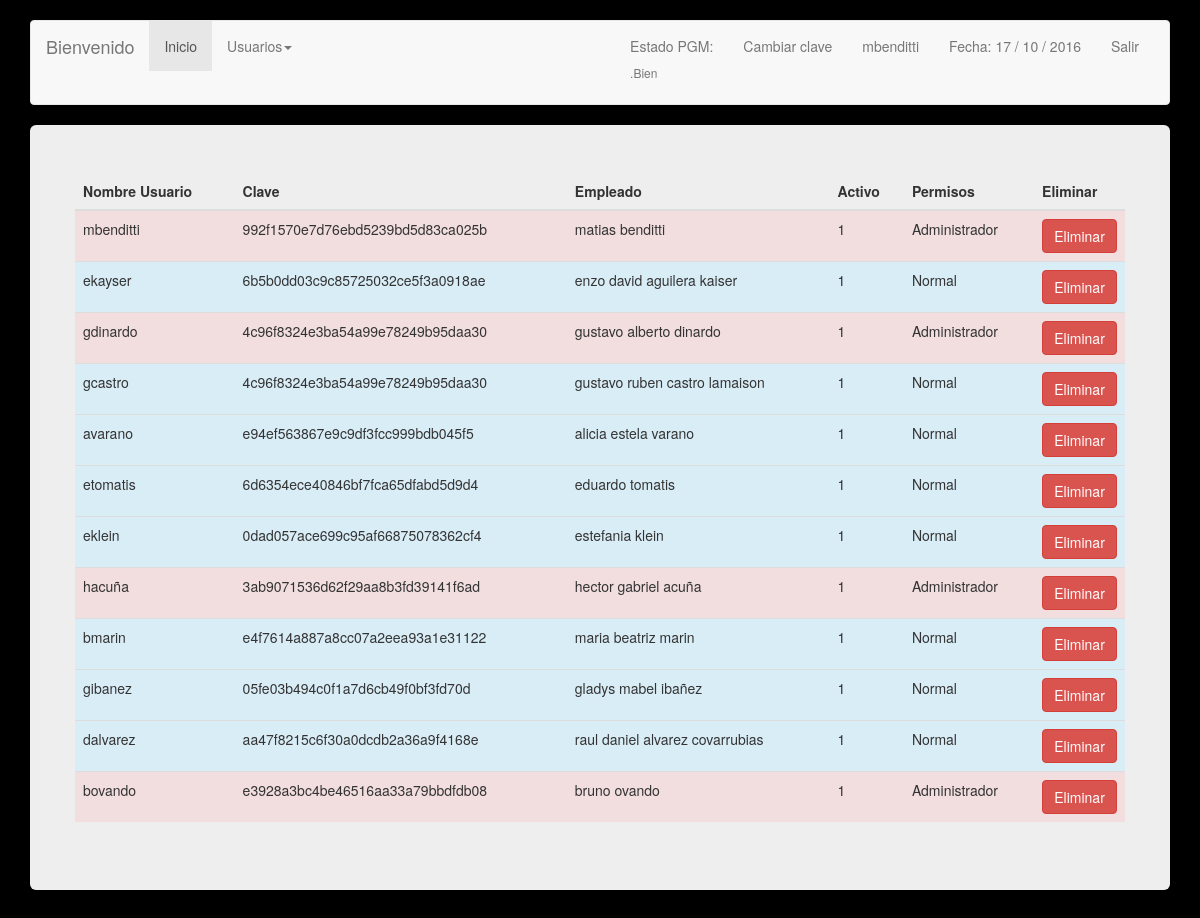
The app's page /TicketWeb/usuarios.php (signed in), older data.
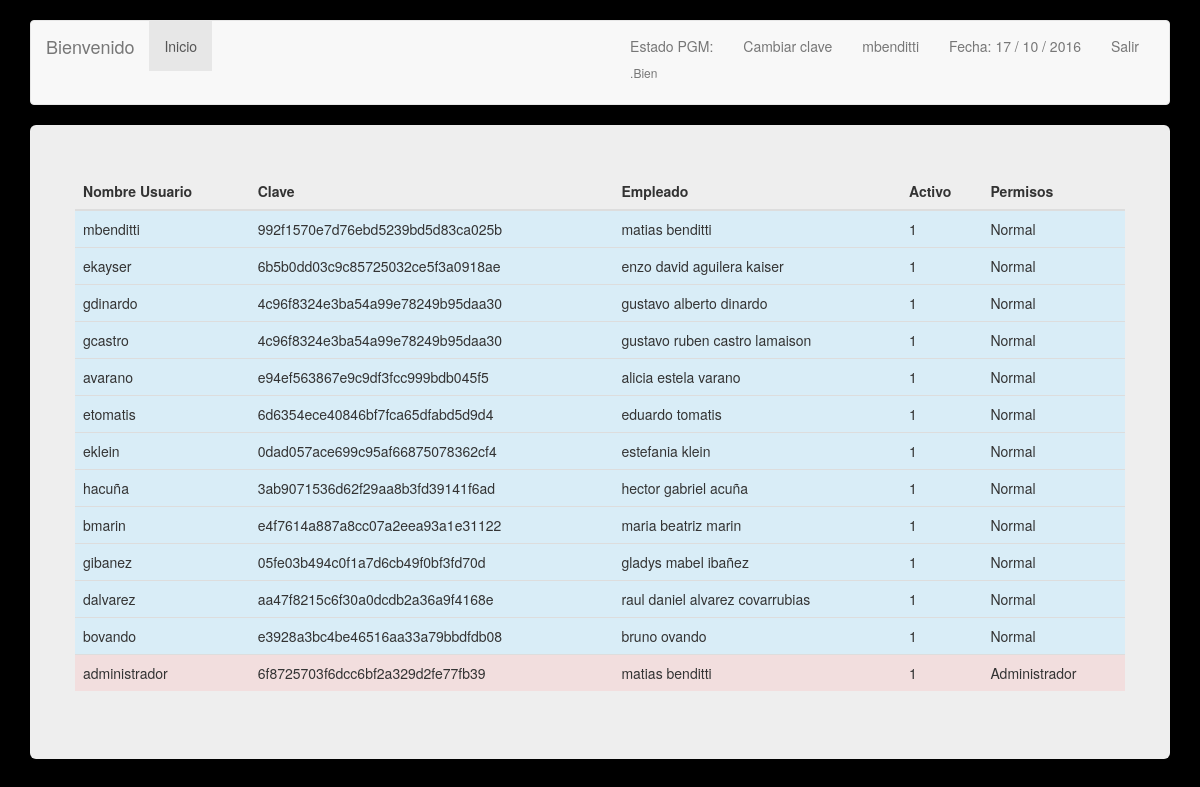
The same page, newer data.
### tables this page shows
CREATE TABLE `estados_pgm` (
  `id_estado` int(11) NOT NULL,
  `estado` varchar(15) NOT NULL
);

CREATE TABLE `usuarios` (
  `id_usuario` int(11) NOT NULL,
  `nombre_usuario` varchar(15) NOT NULL,
  `contrasenia` varchar(36) DEFAULT NULL,
  `fk_empleado` int(11) NOT NULL,
  `activo` tinyint(1) NOT NULL,
  `fk_permiso` int(11) NOT NULL,
  `id_extreme` varchar(180) DEFAULT NULL
);

### TicketWeb/usuarios.php (the view, shortened to what this page needs)
<?php
include('inc/config.php');
$link = mysqli_connect ($dbhost, $dbusername, $dbuserpass);
mysqli_select_db($link,$dbname) or die('No se puede seleccionar la base de datos');
$query = mysqli_query($link,"SELECT id_usuario,nombre_usuario, contrasenia, activo, fk_permiso, CONCAT( nombre,  ' ', apellido ) AS empleado FROM usuarios u JOIN empleados e ON u.fk_empleado = e.id_empleado") or die(mysql_error());
?>
<!DOCTYPE html>
<html lang="en">
  <head>
    <link href="css/bootstrap.min.css" rel="stylesheet">
  </head>
  <body>
    <br>
        <div class="container">
      <?php include('inc/menu.php'); ?>
      <div class="jumbotron">
<div class="row">
              <table class="table table-hover">
                	<thead>
                    	<th> Nombre Usuario </th>
                      <th> Clave </th>
                      <th> Empleado </th>
                      <th> Activo </th>
                      <th> Permisos </th>
                      <?php if($_SESSION["permiso"] == 1){?> <th> Eliminar </th> <?php }?>
                    </thead>
                    <tbody>
                    	<?php while($usuario = mysqli_fetch_array($query)){ ?>
                        <?php if($usuario['fk_permiso'] == 1){ ?>
                        <tr class="danger">
                            <td> <?php echo $usuario['nombre_usuario']; ?> </td>
                            <td> <?php if ($usuario['contrasenia'] != ''){ echo $usuario['contrasenia'];}else{ echo "Sin pass";} ?> </td>
                            <td> <?php echo $usuario['empleado']; ?> </td>
                              <td> <?php echo $usuario['activo']; ?> </td>
                            <td> <?php if($usuario['fk_permiso'] == 1){ echo "Administrador";}else{ echo "Normal";} ?> </td>
                             <?php if($_SESSION["permiso"] == 1){?>
                            <td>  <a href="eliminar.php?id=<?php echo $usuario['id_usuario'];?>&tipo=usuario " role="button"  class="btn btn-danger btn-primary btn-block"> Eliminar </a></td>
							<?php }?>
                        </tr>
                        <?php }else{ ?>
                        <tr class="info">
                          <td> <?php echo $usuario['nombre_usuario']; ?> </td>
                          <td> <?php if ($usuario['contrasenia'] != ''){ echo $usuario['contrasenia'];}else{ echo "Sin pass";} ?> </td>
                          <td> <?php echo $usuario['empleado']; ?> </td>
                            <td> <?php echo $usuario['activo']; ?> </td>
                          <td> <?php if($usuario['fk_permiso'] == 1){ echo "Administrador";}else{ echo "Normal";} ?> </td>
                           <?php if($_SESSION["permiso"] == 1){?>
                          <td>  <a href="eliminar.php?id=<?php echo $usuario['id_usuario'];?>&tipo=usuario " role="button"  class="btn btn-danger btn-primary btn-block"> Eliminar </a></td>
							<?php }?>
                        </tr>
                        <?php } ?>
                        <?php } ?>
                    </tbody>
				</table>
</div>
      </div>
    </div>
  </body>
</html>

### TicketWeb/inc/menu.php (shortened to what this page needs)
<?php
$link = mysqli_connect ($dbhost, $dbusername, $dbuserpass);
mysqli_select_db($link,$dbname);
$estadoPGM = mysqli_query($link,"SELECT estado FROM estado_actual_pgm eap JOIN estados_pgm ep ON ep.id_estado = eap.fk_estado_pgm ");
$estadoPGM = mysqli_fetch_array($estadoPGM);
$estadoPGM = $estadoPGM['estado'];
?>
<div class="navbar navbar-default" role="navigation">
<div class="container-fluid">
  <div class="navbar-header">
  <a class="navbar-brand" href="#">Bienvenido </a>
  </div>
  <div class="navbar-collapse collapse">
  <ul class="nav navbar-nav">
    <li class="active"><a href="inicio.php">Inicio</a></li>
  <?php
  if($_SESSION["permiso"] == 1) {
  ?> <li class="dropdown">
        <a class="dropdown-toggle" data-toggle="dropdown" href="#">Usuarios<span class="caret"></span></a>
        </li>
  <?php
  }
  ?>
  </ul>
  <ul class="nav navbar-nav navbar-right">
    <?php
    switch ($estadoPGM) {
        ?> <li><a href="#"> Estado PGM: <h6><span class="green">.</span><?php echo $estadoPGM; ?></h6></a></li> <?php
    case "Bien":
        ?> <li><a href="#"> Estado PGM: <h6><span class="blue">.</span><?php echo $estadoPGM; ?></h6></a></li> <?php
        break;
        ?> <li><a href="#"> Estado PGM: <h6><span class="orange">.</span><?php echo $estadoPGM; ?></h6></a></li> <?php
        ?> <li><a href="#"> Estado PGM: <h6><span class="grey">.</span><?php echo $estadoPGM; ?></h6></a></li> <?php
      } ?>
    <li><a href="form_cambiar_clave.php"> Cambiar clave </a></li>
    <li><a href=""> <?php echo $_SESSION["s_nombre_usuario"]; ?> </a></li>
    <li><a href="">Fecha:
    <?php
    echo date("d / m / Y");
    ?></a></li>
    <li><a href="inc/cerrar.php">Salir</a></li>
  </ul>
  </div>
</div>
</div>

### TicketWeb/usuarios.php (style rules this page uses)
body { background: #000; }

Row changes from the older to the newer data that the page shows:
changed usuarios "mbenditti": fk_permiso "Administrador Eliminar" → "Normal"
shown differently, row unchanged: usuarios "ekayser": no longer shows "Eliminar"
changed usuarios "gdinardo": fk_permiso "Administrador Eliminar" → "Normal"
shown differently, row unchanged: usuarios "gcastro": no longer shows "Eliminar"
shown differently, row unchanged: usuarios "avarano": no longer shows "Eliminar"
shown differently, row unchanged: usuarios "etomatis": no longer shows "Eliminar"
shown differently, row unchanged: usuarios "eklein": no longer shows "Eliminar"
changed usuarios "hacuña": fk_permiso "Administrador Eliminar" → "Normal"
shown differently, row unchanged: usuarios "bmarin": no longer shows "Eliminar"
shown differently, row unchanged: usuarios "gibanez": no longer shows "Eliminar"
shown differently, row unchanged: usuarios "dalvarez": no longer shows "Eliminar"
changed usuarios "bovando": fk_permiso "Administrador Eliminar" → "Normal"
added usuarios: nombre_usuario "administrador", contrasenia "6f8725703f6dcc6bf2a329d2fe77fb39", empleado "matias benditti", activo "1", shows "Administrador"
Text that changed along with them:
text no longer shown: "Usuarios Eliminar"
